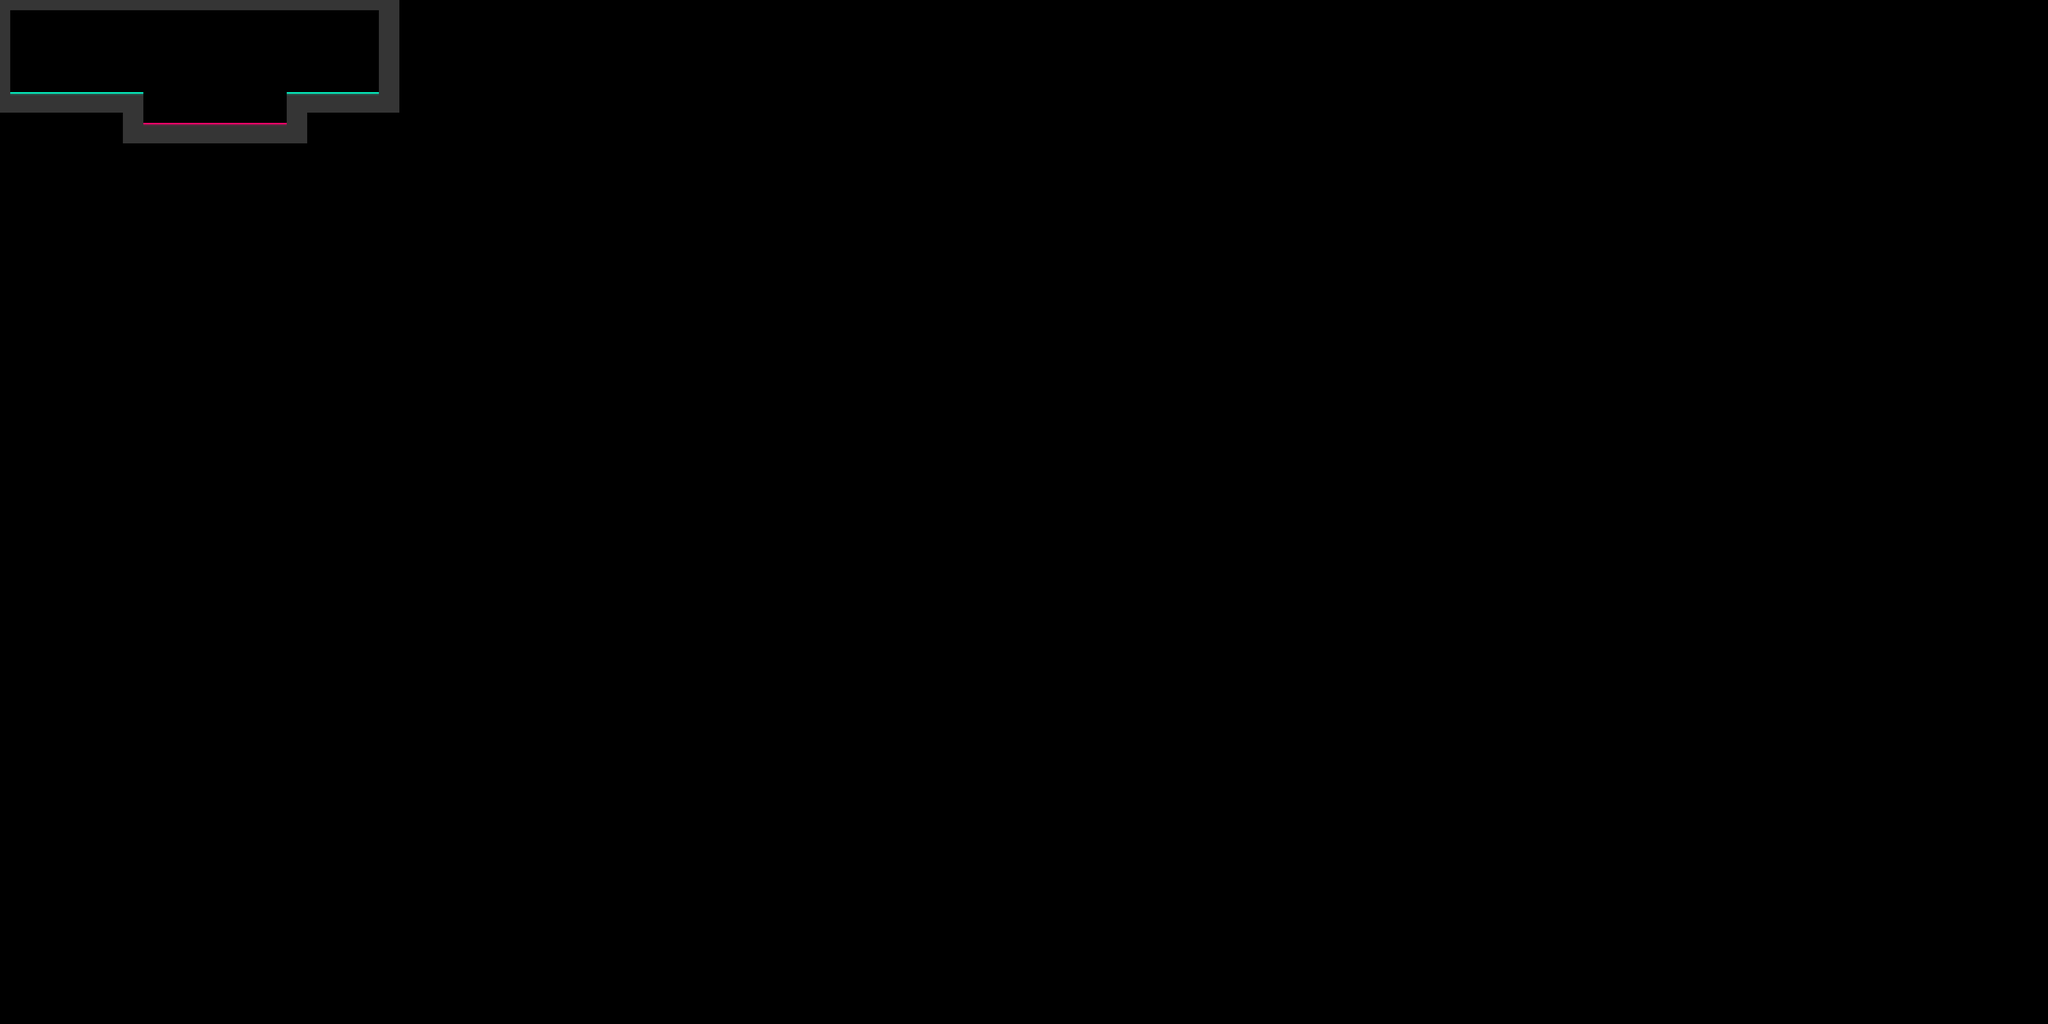

This is a level from a 2D game, rendered from its Tiled map with the project's own tilesets. A one-line summary and the map file follow, with tile-layer data summarised:
An orthogonal 200x100 tile map with 32x32 px tiles, 1 tile layer (Tile Layer 1), 2 tilesets and 3 objects.

<map version="1.0" orientation="orthogonal" renderorder="right-down" width="200" height="100" tilewidth="32" tileheight="32" nextobjectid="19">
 <tileset firstgid="1" name="main" tilewidth="32" tileheight="32" tilecount="9" columns="9">
  <image source="../images/simple-tiles.png" width="288" height="32" />
  <terraintypes>
   <terrain name="New Terrain" tile="-1" />
  </terraintypes>
 </tileset>
 <tileset firstgid="10" name="obstacles" tilewidth="192" tileheight="96" tilecount="3" columns="0">
  <tile id="0">
   <image width="192" height="96" source="../images/smasher-base.png" />
  </tile>
  <tile id="1">
   <image width="32" height="64" source="../images/sidecrush.png" />
  </tile>
  <tile id="2">
   <image width="128" height="32" source="../images/slider.png" />
  </tile>
 </tileset>
 <layer name="Tile Layer 1" width="200" height="100">
  <data>[20000 cells, 153 non-empty, 3 distinct tile ids]</data>
 </layer>
 <objectgroup name="Player">
  <object id="1" x="64" y="192" width="40" height="80" />
 </objectgroup>
 <objectgroup name="Exit">
  <object id="17" x="1120" y="192" width="40" height="80" />
 </objectgroup>
 <objectgroup name="Sliders">
  <object id="15" gid="12" x="448" y="320" width="128" height="32" />
 </objectgroup>
</map>
